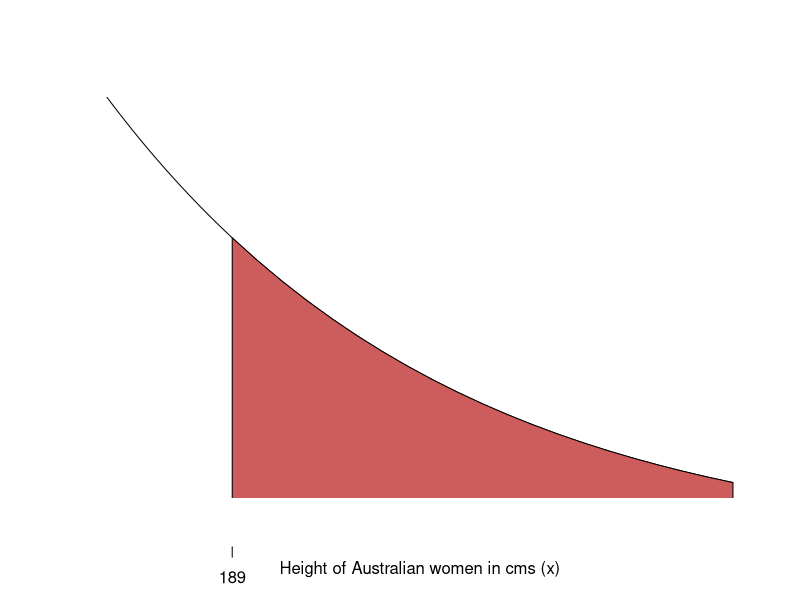
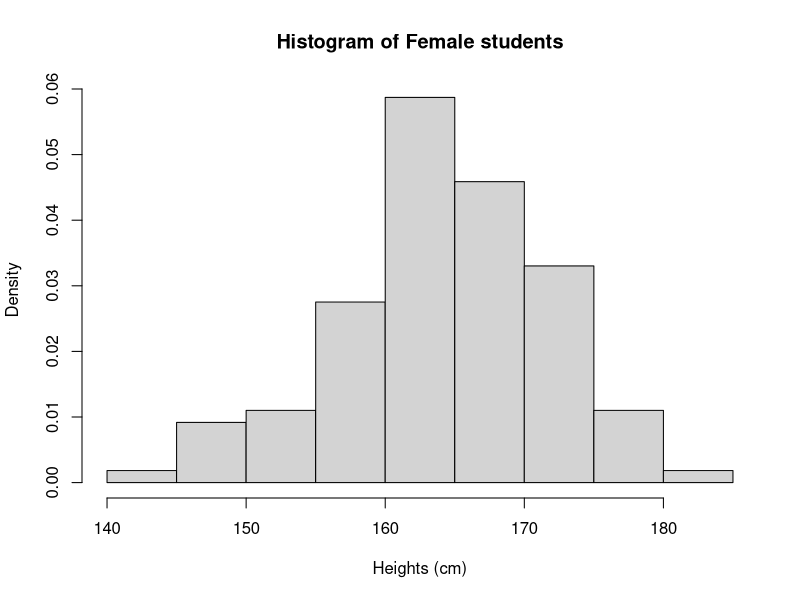
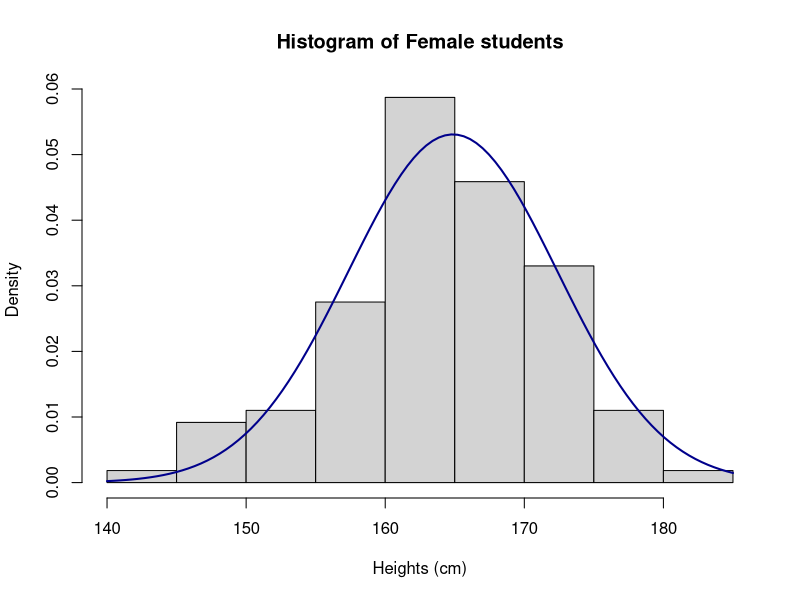
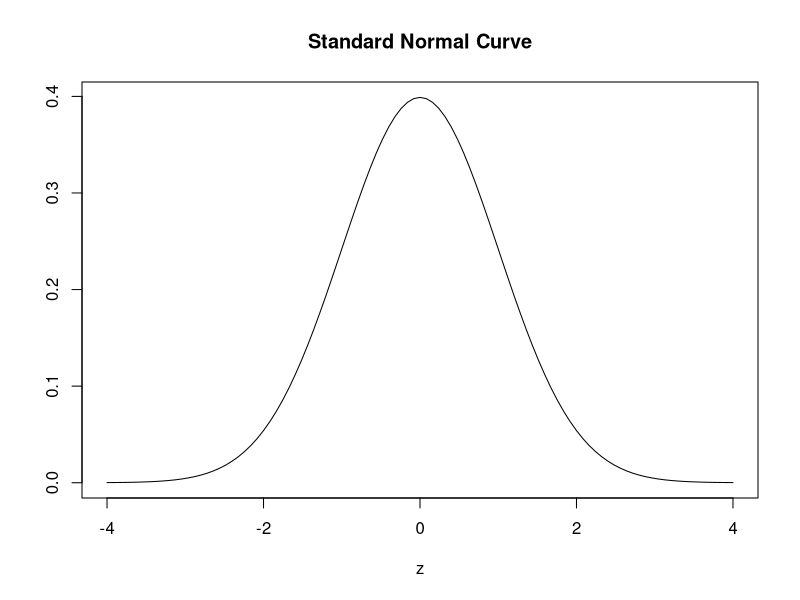
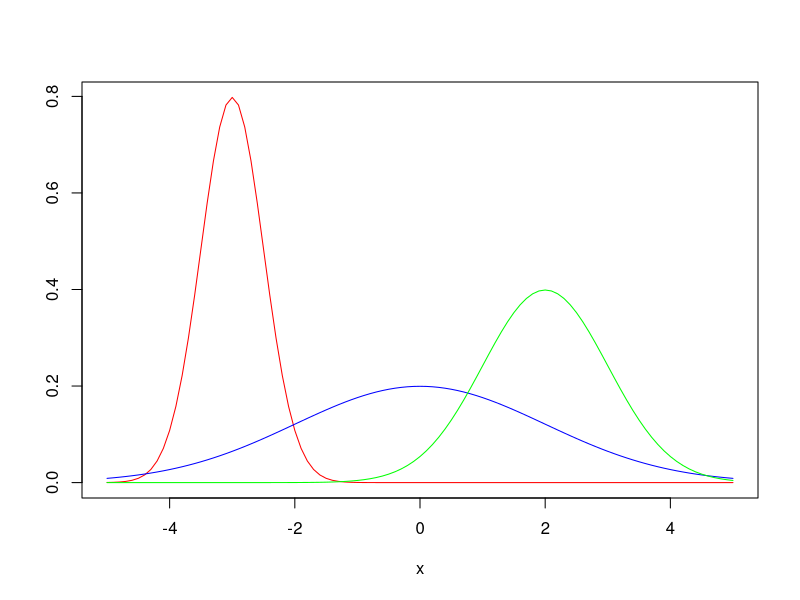
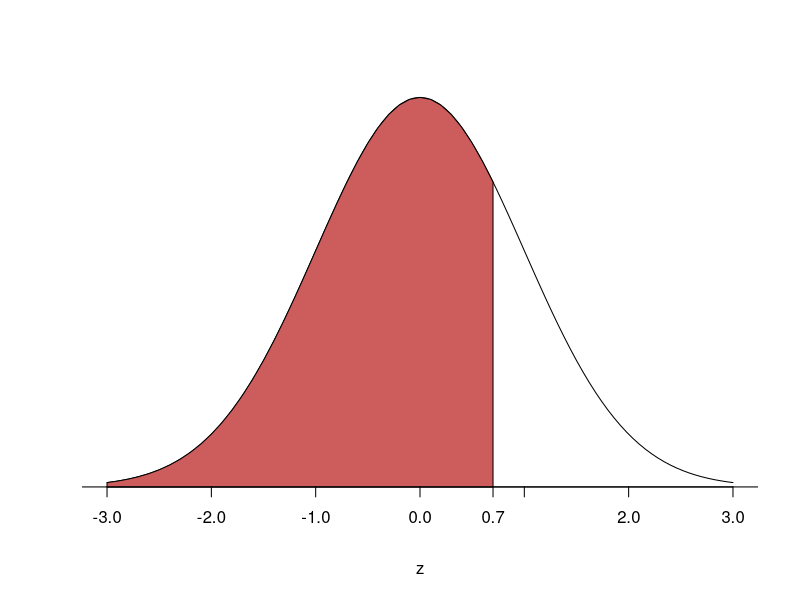
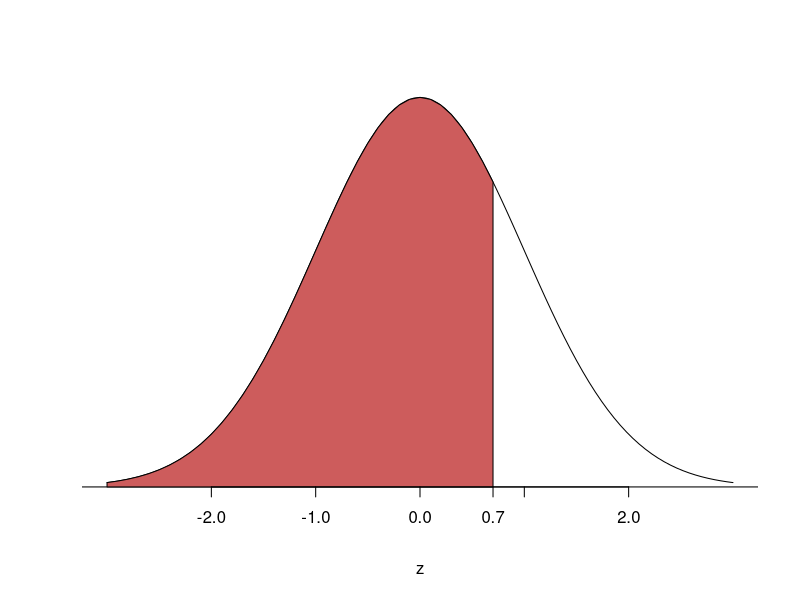
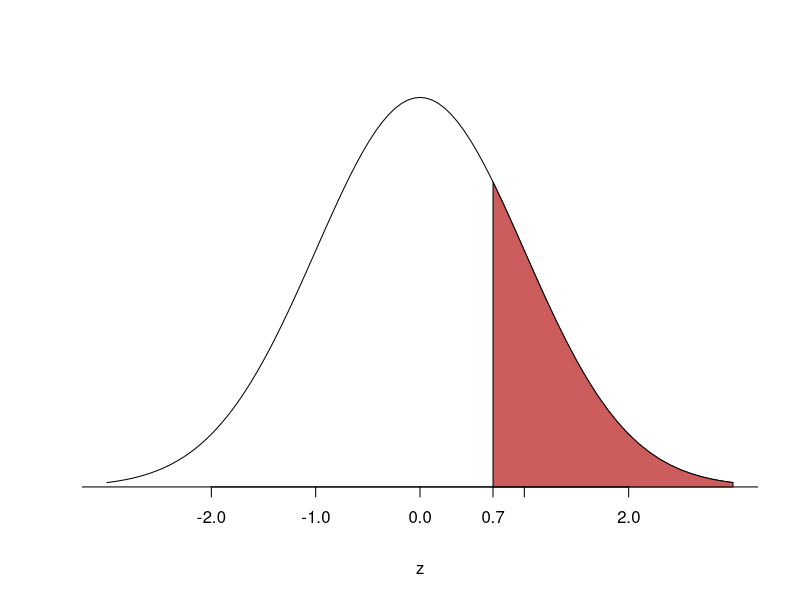

Here is the R script that generated these plots, in order:
## ---- chunk 1
library(knitr)
opts_chunk$set(tidy = TRUE, cache = FALSE) 
library(knitr)
## ---- chunk 2
library("DiagrammeR")

DiagrammeR::grViz(" 
digraph rmarkdown {

graph [fontsize = 16, fontname = Arial, nodesep = .1, ranksep = .8]
node [fontsize = 16, fontname = Arial, fontcolor = White]
edge [fontsize = 12, fontname = Arial, width = 2]

Population [shape=box,style=filled, color=SteelBlue4,width=2.5]

Sample [shape=oval, style=filled, color=SteelBlue3, label='Sample']

EmptyBox1 [style=filled, color=White, fontname = 'Arial', fontcolor = Black, fontsize=12, label='1 Exploring Data']

EmptyBox2 [style=filled, color=White,fontname = Arial, fontcolor = Black, fontsize=12,label='2 Modelling Data']
{rank = same; Sample; EmptyBox1; EmptyBox2}

Population -> Sample [label = '  3 Sampling Data    ']

Sample -> Population [label='  4 Decisions with Data']

Sample -> EmptyBox2 [style='invisible', arrowhead=none, arrowtail = none, colour= White]

EmptyBox2 -> Sample [arrowtail = none, style='invisible', arrowhead=none, colour=White]

EmptyBox1 -> Sample [arrowtail = none, style='invisible', arrowhead=none, colour=White]

EmptyBox1 -> Sample [arrowtail = none, style='invisible', arrowhead=none, colour=White]

}
")
detach(package:DiagrammeR)
## ---- chunk 3

## ---- chunk 4
curve(dnorm(x, mean = 161.8, sd = 6), xlim = c(188.5, 191),xlab="Height of Australian women in cms (x)", ylab="",axes=FALSE)
abline(h = 0)
sequence <- seq(189, 191, 0.1)
polygon(x = c(sequence,191,189),
        y = c(dnorm(c(sequence),161.8,6),0,0),
        col = "indianred")
axis(1, at=c(189), pos=0)
## ---- chunk 5
math1005 = read.csv("data/math1005_cleaned.csv",header=T)
FemaleHeights = math1005$Height[math1005$Gender == "Female"]
FemaleHeights = na.omit(FemaleHeights)
length(FemaleHeights) # There were 109 female students 
hist(FemaleHeights, main="Histogram of Female students", xlab="Heights (cm)",freq=F)
## ---- chunk 6
mean(FemaleHeights)
sd(FemaleHeights)
sum(FemaleHeights > 189)/length(FemaleHeights) # sum(...) counts the number of FemaleHeights > 189
## ---- chunk 7
hist(FemaleHeights, main="Histogram of Female students", xlab="Heights (cm)", freq = F)
m=mean(FemaleHeights)
sd=sd(FemaleHeights)
curve(dnorm(x, mean=m, sd=sd), 
col="darkblue", lwd=2, add=TRUE)
## ---- chunk 8
curve(dnorm(x),-4,4, main="Standard Normal Curve",xlab="z", ylab="")
## ---- chunk 9
curve(dnorm(x, -3, 0.5), xlim = c(-5, 5),xlab="x",ylab="", col = "red")
curve(dnorm(x, 0, 2), xlim = c(-5, 5),xlab="x",ylab="", add = TRUE, col = "blue")
curve(dnorm(x, 2, 1), xlim = c(-5, 5),xlab="x",ylab="", add = TRUE, col = "green")
## ---- chunk 10
curve(dnorm(x), xlim = c(-3, 3),xlab="z",ylab="",axes=FALSE)
abline(h = 0)
sequence <- seq(-3, 0.7, 0.1)
polygon(x = c(sequence,0.7,-3),
        y = c(dnorm(c(sequence)),0,0),
        col = "indianred")
axis(1, at=c(-3,-2,-1,0,0.7,1,2,3), pos=0)
## ---- chunk 11
curve(dnorm(x), xlim = c(-3, 3),ylab="", xlab='z', axes=FALSE)
abline(h = 0)
sequence <- seq(-3, 0.7, 0.1)
polygon(x = c(sequence,0.7,-3),
        y = c(dnorm(c(sequence)),0,0),
        col = "indianred")
axis(1, at=c(-2,-1,0,0.7,1,2), pos=0)
## ---- chunk 12
pnorm(0.7)
## ---- chunk 13
curve(dnorm(x), xlim = c(-3, 3),ylab="", xlab='z',axes=FALSE)
abline(h = 0)
sequence <- seq(0.7, 3, 0.1)
polygon(x = c(sequence,3,0.7),
        y = c(dnorm(c(sequence)),0,0),
        col = "indianred")
axis(1, at=c(-2,-1,0,0.7,1,2), pos=0)
## ---- chunk 14
pnorm(0.7,lower.tail=F)
1 - pnorm(0.7) # alternative way
## ---- chunk 15
curve(dnorm(x), xlim = c(-3, 3),ylab="",axes=FALSE,xlab="z")
abline(h = 0)
sequence <- seq(-0.3, 0.7, 0.1)
polygon(x = c(sequence,0.7,-0.3),
        y = c(dnorm(c(sequence)),0,0),
        col = "indianred")
axis(1, at=c(-2,-1,0,-0.3,0.7,1,2), pos=0)
## ---- chunk 16
pnorm(0.7)-pnorm(-0.3)
## ---- chunk 17
mean(FemaleHeights)
sd(FemaleHeights)
## ---- chunk 18
x <- seq(130, 190, 0.1)
m = round(mean(FemaleHeights),1)
s = round(sd(FemaleHeights),1)
curve(dnorm(x, mean = m, sd = s), xlim = c(130, 190),xlab="Height of Australian women in cms (x)", ylab="",axes=FALSE)
abline(h = 0)
sequence <- seq(130, 170, 0.1)
polygon(x = c(sequence,170,130),
        y = c(dnorm(c(sequence),m,s),0,0),
        col = "indianred")
axis(1, at=c(m,170), pos=0)
## ---- chunk 19
m = mean(FemaleHeights)
s = sd(FemaleHeights)
pnorm(170, m, s)   #pnorm(x,mean,sd)
## ---- chunk 20
x <- seq(130, 190, 0.1)
m = round(mean(FemaleHeights),1)
s = round(sd(FemaleHeights),1)
curve(dnorm(x, mean =m, sd = s), xlim = c(130, 190),xlab="Height of Australian women in cms (x)", ylab="",axes=FALSE)
abline(h = 0)
sequence <- seq(189, 190, 0.1)
polygon(x = c(sequence,189,190),
        y = c(dnorm(c(sequence),m,s),0,0),
        col = "indianred")
axis(1, at=c(m,189), pos=0)
## ---- chunk 21
m = mean(FemaleHeights); s = sd(FemaleHeights)
pnorm(189, m, s, lower.tail = FALSE)   #upper tail, pnorm(x,mean,sd)
1 - pnorm(189, m, s) # 1 - lower tail
## ---- chunk 22
par(mfrow=c(1,3))
curve(dnorm(x), xlim = c(-3, 3),, xlab='z',ylab="",axes=FALSE)
abline(h = 0)
sequence <- seq(-1, 1, 0.1)
polygon(x = c(sequence,1,-1),
        y = c(dnorm(c(sequence)),0,0),
        col = "indianred1")
axis(1, at=seq(-3, 3, 1), pos=0)
curve(dnorm(x), xlim = c(-3, 3),ylab="", xlab='z',axes=FALSE)
abline(h = 0)
sequence <- seq(-2, 2, 0.1)
polygon(x = c(sequence,2,-2),
        y = c(dnorm(c(sequence)),0,0),
        col = "indianred1")
axis(1, at=seq(-3, 3, 1), pos=0)
curve(dnorm(x), xlim = c(-3, 3),ylab="", xlab='z',axes=FALSE)
abline(h = 0)
sequence <- seq(-3, 3, 0.1)
polygon(x = c(sequence,3,-3),
        y = c(dnorm(c(sequence)),0,0),
        col = "indianred1")
axis(1, at=seq(-3, 3, 1), pos=0)
par(oma=c(0,0,2,0))
title(main="1,2 and 3 SDs from mean: N(0,1)",outer=T)
## ---- chunk 23
m=5
s=3
threshold = 8
curve(dnorm(x, mean=m, sd=s), -4,14, col="indianred", lwd=2, xlab="", ylab="", main ="General Normal", axes=F)
sequence <- seq(-4, threshold, 0.1)
polygon(x = c(sequence,threshold),
        y = c(dnorm(c(sequence),m,s),0),
        col = "indianred")
axis(1,-4:14,line=1,col="black",col.ticks="black",col.axis="black")
mtext("N(5,9)",1,line=1,at=-5,col="black")
axis(1,-4:14,labels=(c(-4:14)-m)/s,line=3.3,col="indianred1",col.ticks="indianred1",col.axis="indianred1")
mtext("Z score",1,line=3.3,at=-5,col="indianred1")
## ---- chunk 24
par(mfrow=c(1,2))
m=5
s=3
threshold = 8
curve(dnorm(x, mean=m, sd=s), -4,14, col="indianred", lwd=2, xlab="N(5, 9)", ylab="", main ="General Normal: area from 8 down")
sequence <- seq(-4, 8, 0.1)
polygon(x = c(sequence,8),
        y = c(dnorm(c(sequence),5,3),0),
        col = "indianred")

curve(dnorm(x, mean=0, sd=1),-3,3, 
col="indianred", lwd=2, xlab="N(0, 1)", ylab="", main ="Standard Normal: area from 1 down")
sequence <- seq(-3, 1, 0.1)
polygon(x = c(sequence,1,-3),
        y = c(dnorm(c(sequence),0,1),0,0),
        col = "indianred1")
## ---- chunk 25
pnorm(8, 5, 3)
pnorm(1)
## ---- chunk 26
m=10
s=2
threshold1 = 10
threshold2 = 14
curve(dnorm(x, mean=m, sd=s), 4,16, col="indianred", lwd=2, xlab="", ylab="", main ="General Normal: interval", axes=F)
sequence <- seq(threshold1, threshold2, 0.1)
polygon(x = c(sequence,threshold2,threshold1),
        y = c(dnorm(c(sequence),m,s),0,0),
        col = "indianred")
#axis(2,0:0.5,las=1)   Y axis
axis(1,-2:18,line=1,col="black",col.ticks="black",col.axis="black")
mtext("N(10,4)",1,line=1,at=3,col="black")
axis(1,4:16,labels=(c(4:16)-m)/s,line=3.3,col="indianred1",col.ticks="indianred1",col.axis="indianred1")
mtext("Z score",1,line=3.3,at=3,col="indianred1")
## ---- chunk 27
par(mfrow=c(1,2))
m=10
s=2
threshold1 = 10
threshold2 = 14
curve(dnorm(x, mean=m, sd=s), 4,16, col="indianred", lwd=2, xlab="N(10, 4)", ylab="", main ="General Normal: between 10 and 14")
sequence <- seq(threshold1, threshold2, 0.1)
polygon(x = c(sequence,threshold2,threshold1),
        y = c(dnorm(c(sequence),m,s),0,0),
        col = "indianred")

curve(dnorm(x, mean=0, sd=1),-3,3, 
col="indianred", lwd=2, xlab="N(0, 1)", ylab="", main ="Standard Normal: between 0 and 2")
sequence <- seq(0, 2, 0.1)
polygon(x = c(sequence,2,0),
        y = c(dnorm(c(sequence),0,1),0,0),
        col = "indianred1")
## ---- chunk 28
pnorm(14, 10, 2) - pnorm(10, 10, 2) 
pnorm(2) - pnorm(0)
## ---- chunk 29
par(mfrow=c(1,2))
curve(dnorm(x), xlim = c(-3, 3),ylab="", xlab='z')
sequence <- seq(-3, -0.5, 0.1)
polygon(x = c(sequence,-0.5,-3),
        y = c(dnorm(c(sequence)),0,0),
        col = "indianred1")
curve(dnorm(x), xlim = c(-3, 3),ylab="", xlab='z')
sequence <- seq(0.5, 3, 0.1)
polygon(x = c(sequence,3,0.5),
        y = c(dnorm(c(sequence)),0,0),
        col = "indianred1")
## ---- chunk 30
mu = 10
sigma = 2
a = 2
pnorm(mu-a, mu, sigma)  # lower tail
pnorm(mu+a, mu, sigma, lower.tail = F) # upper tail 
## ---- chunk 31
mu = 10
sigma = 2
qnorm(0.7, mu, sigma)  # 70-percentile of N(10, 4)
qnorm(0.5, mu, sigma)  # 50-percentile (or the median) of N(10, 4)
###
qnorm(0.7)  # 70-percentile of the standard normal N(0, 1)
qnorm(0.5)  # 50-percentile (or the median) of N(0, 1)
